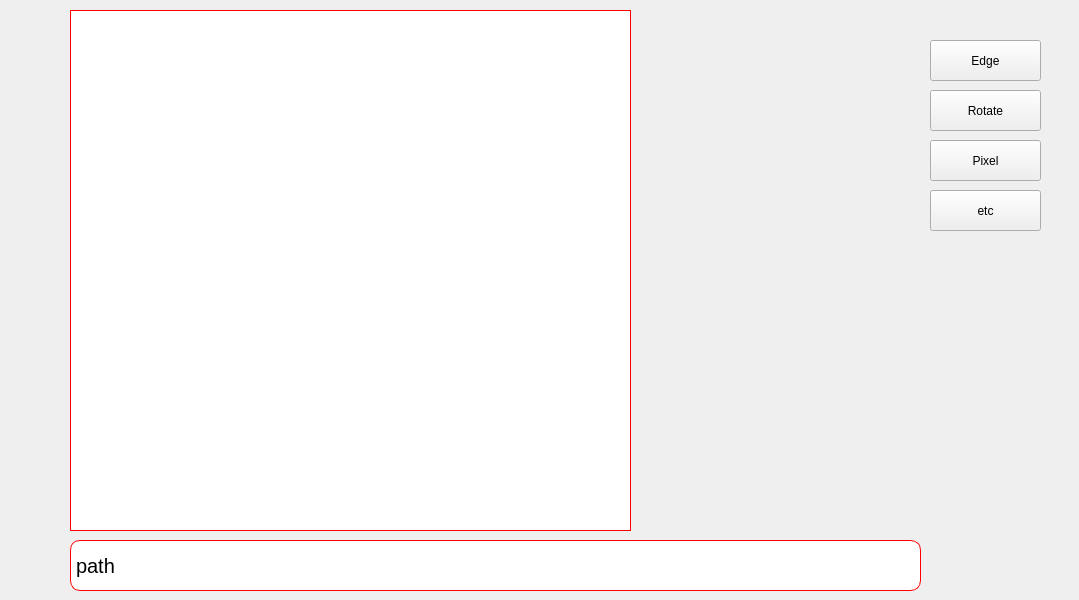
<?xml version="1.0" encoding="UTF-8"?>
<ui version="4.0">
 <class>MainWindow</class>
 <widget class="QMainWindow" name="MainWindow">
  <property name="geometry">
   <rect>
    <x>0</x>
    <y>0</y>
    <width>1079</width>
    <height>600</height>
   </rect>
  </property>
  <property name="windowTitle">
   <string>MainWindow</string>
  </property>
  <widget class="QWidget" name="centralwidget">
   <widget class="QLabel" name="label">
    <property name="geometry">
     <rect>
      <x>70</x>
      <y>540</y>
      <width>851</width>
      <height>51</height>
     </rect>
    </property>
    <property name="styleSheet">
     <string notr="true">border : 1px solid red;
border-radius : 10px;
text-align : center; 
background-color : white;
font-size : 20px;</string>
    </property>
    <property name="text">
     <string>path</string>
    </property>
   </widget>
   <widget class="QPushButton" name="pushButton">
    <property name="geometry">
     <rect>
      <x>930</x>
      <y>40</y>
      <width>111</width>
      <height>41</height>
     </rect>
    </property>
    <property name="styleSheet">
     <string notr="true">text-align : center; 
</string>
    </property>
    <property name="text">
     <string>Edge</string>
    </property>
   </widget>
   <widget class="QPushButton" name="pushButton_2">
    <property name="geometry">
     <rect>
      <x>930</x>
      <y>90</y>
      <width>111</width>
      <height>41</height>
     </rect>
    </property>
    <property name="text">
     <string>Rotate</string>
    </property>
   </widget>
   <widget class="QPushButton" name="pushButton_3">
    <property name="geometry">
     <rect>
      <x>930</x>
      <y>140</y>
      <width>111</width>
      <height>41</height>
     </rect>
    </property>
    <property name="text">
     <string>Pixel</string>
    </property>
   </widget>
   <widget class="QPushButton" name="pushButton_4">
    <property name="geometry">
     <rect>
      <x>930</x>
      <y>190</y>
      <width>111</width>
      <height>41</height>
     </rect>
    </property>
    <property name="text">
     <string>etc</string>
    </property>
   </widget>
   <widget class="QLabel" name="Picture">
    <property name="geometry">
     <rect>
      <x>70</x>
      <y>10</y>
      <width>561</width>
      <height>521</height>
     </rect>
    </property>
    <property name="styleSheet">
     <string notr="true">border : 1px solid red;
text-align : center; 
background-color : white;</string>
    </property>
    <property name="text">
     <string/>
    </property>
   </widget>
  </widget>
 </widget>
 <resources/>
 <connections/>
</ui>
